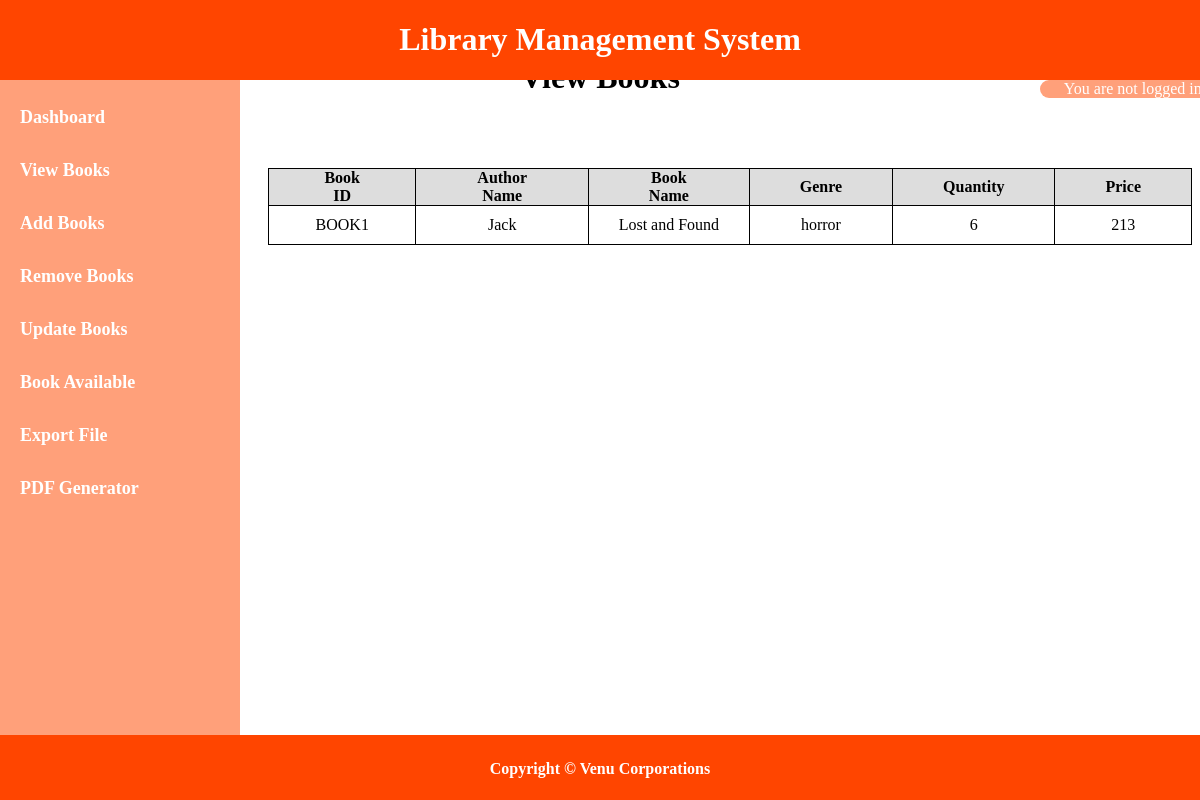
/view-bookpg, run on an earlier commit of the app's database.
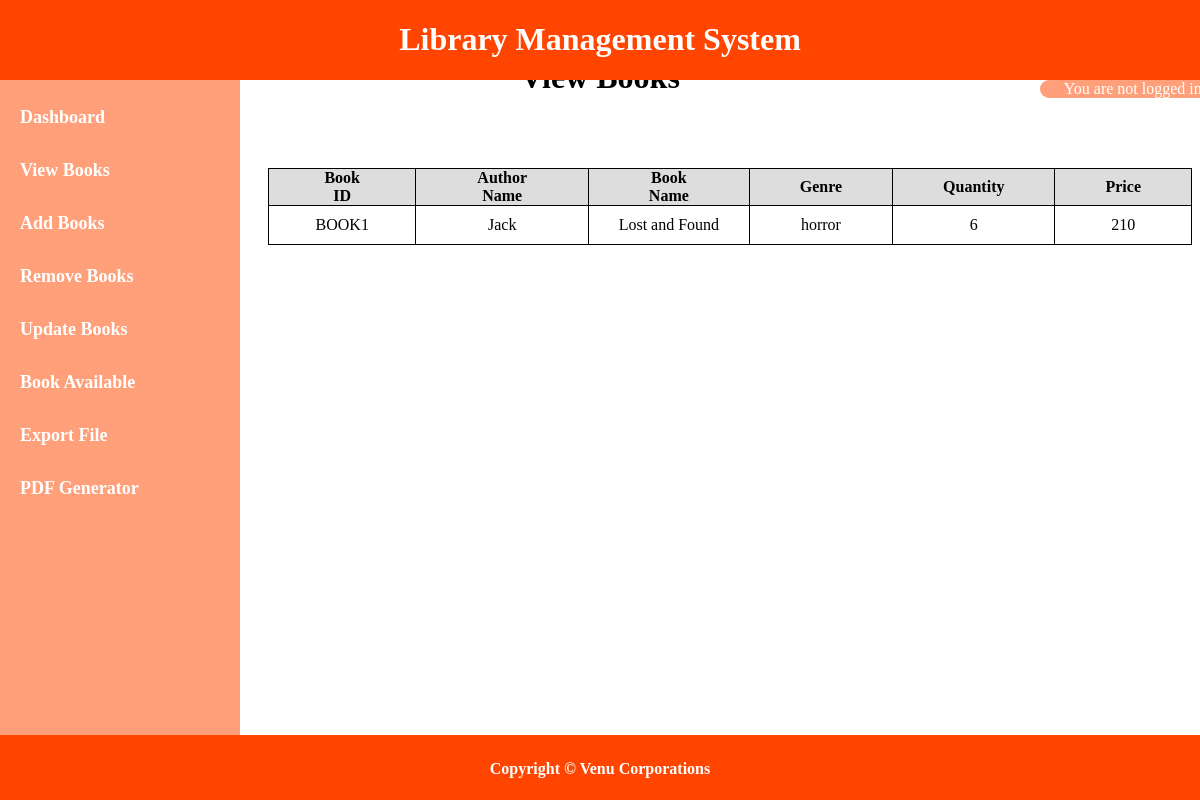
And on a later commit of the database.
### tables this page shows
CREATE TABLE books (bookid TEXT PRIMARY KEY, 
        authorname TEXT NOT NULL, bookname TEXT NOT NULL, genre TEXT NOT NULL, quantity INTEGER,
        price INTEGER);

### lmsController.py (the view)
    def view_books(self):
        bm = booksModel(app)
        bookdata = bm.fetch()
        return render_template("view_books.html", libdata = bookdata)

### books_model.py (called while the page is built)
    def fetch(self):
        self.cur.execute("SELECT * from books")
        bdata = self.cur.fetchall()
        return bdata

    def __del__(self):
        self.cur.close()
        self.conn.close()

### templates/view_books.html
{% extends "layout.html" %}
{% block body %}
<div class="heading-index">
    <h1>View Books</h1>
</div>
<div class="add-form">
    <table class="responsive-table">
        <thead>
            <tr>
                <th>Book ID</th>
                <th>Author Name</th>
                <th>Book Name</th>
                <th>Genre</th>
                <th>Quantity</th>
                <th>Price</th>
            </tr>
        </thead>
        <tbody>
            {% for data in libdata %}
            <tr>
                <td>{{ data[0] }}</td>
                <td>{{ data[1] }}</td>
                <td>{{ data[2] }}</td>
                <td>{{ data[3] }}</td>
                <td>{{ data[4] }}</td>
                <td>{{ data[5] }}</td>
            </tr>
            {% endfor %}
        </tbody>
    </table>
</div>
{% endblock %}

### templates/layout.html (shortened to what this page needs)
<!DOCTYPE html>
<html lang="en">
<head>
    <link rel="stylesheet" href="{{ url_for('static', filename='css/lms.css') }}">
</head>
<body>
<div class="header">
    <h1>Library Management System</h1>
    <div class="index">
        {% if session.name %}
            You are logged in as {{ session.name }}. <a href="/logout">Log out</a>.
        {% else %}
            You are not logged in. <a href="/login">Log in</a>.
        {% endif %}
    </div>
</div>
<div class="options">
        <a href="/">Dashboard</a>
        <a href="view-bookpg">View Books</a>
        <a href="add-bookpg">Add Books</a>
        <a href="rem-bookpg">Remove Books</a>
        <a href="update-bookpg">Update Books</a>
        <a href="borrow-availpg">Book Available</a>
        <a href="export-filepg">Export File</a>
        <a href="pdf-generatorpg">PDF Generator</a>
</div>
<div>
    <footer class="footer"><b>Copyright &#169; Venu Corporations</b></footer>
</div>
    {% block body %}{% endblock %}
</body>
</html>

### static/css/lms.css (style rules this page uses)
.options { width: 20%; background-color: #FFA07A; height: 100%; position: fixed; top: 0; left: 0; padding-top: 80px; }
.options a { color: white; text-decoration: none; display: block; font-size: 18px; padding: 27px 0 5px 20px; cursor: pointer; font-weight: bold; }
.header { background-color: #FF4500; text-align: center; color: white; top: 0; left: 0; height: 10%; width: 100%; position: fixed; z-index: 999; }
.index { text-align: right; background-color: #FFA07A; margin-left: 1040px; width: 18%; border-radius: 25px; color: white; }
.footer { color: white; padding-top: 25px; text-align: center; background-color: #FF4500; height: 5%; z-index: 999; position: fixed; width: 100%; left: 0; bottom: 0; }
.heading-index { text-align: center; margin-top: 5%; }
.add-form { padding: 50px 0 0 250px; }
.responsive-table { border-collapse: collapse; margin: 0 0 0 10px; }
.responsive-table td { border: 1px solid black; text-align: center; padding: 10px 0 10px 0; }
.responsive-table th { padding: 0 50px 0 50px; border: 1px solid black; background: #ddd; }

What changed in the data, as far as the page shows it:
changed books "BOOK1": price "213" → "210"
